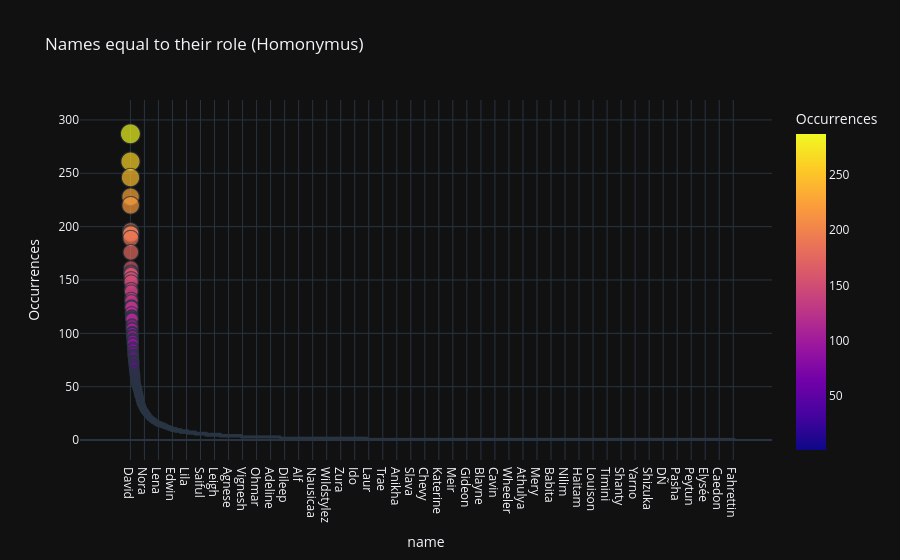

Source (notebook cell):
### Markdown cell above
- display with a bubble plot

### Code cell
fig = px.scatter(
    name_counts, x='name', y='count', size='count',
    color='count', title='Names equal to their role (Homonymus)',
    labels={'count': 'Occurrences'}
)
fig.show()

### Figure 1 — Plotly figure (JSON) as saved in the notebook; plotly's stock layout.template omitted (floating-point values rounded to 4 significant figures; data arrays with more than 128 entries replaced by an {"elided": "..."} marker saying what was removed)
{"data": [{"hovertemplate": "name=%{x}<br>Occurrences=%{marker.color}<extra></extra>", "legendgroup": "", "marker": {"color": {"elided": "11676 int values"}, "coloraxis": "coloraxis", "size": {"elided": "11676 int values"}, "sizemode": "area", "sizeref": 0.7175, "symbol": "circle"}, "mode": "markers", "name": "", "showlegend": false, "x": {"elided": "11676 str values"}, "xaxis": "x", "y": {"elided": "11676 int values"}, "yaxis": "y", "type": "scattergl"}], "layout": {"xaxis": {"anchor": "y", "domain": [0.0, 1.0], "title": {"text": "name"}}, "yaxis": {"anchor": "x", "domain": [0.0, 1.0], "title": {"text": "Occurrences"}}, "coloraxis": {"colorbar": {"title": {"text": "Occurrences"}}, "colorscale": [[0.0, "#0d0887"], [0.1111, "#46039f"], [0.2222, "#7201a8"], [0.3333, "#9c179e"], [0.4444, "#bd3786"], [0.5556, "#d8576b"], [0.6667, "#ed7953"], [0.7778, "#fb9f3a"], [0.8889, "#fdca26"], [1.0, "#f0f921"]]}, "legend": {"tracegroupgap": 0, "itemsizing": "constant"}, "title": {"text": "Names equal to their role (Homonymus)"}}}
